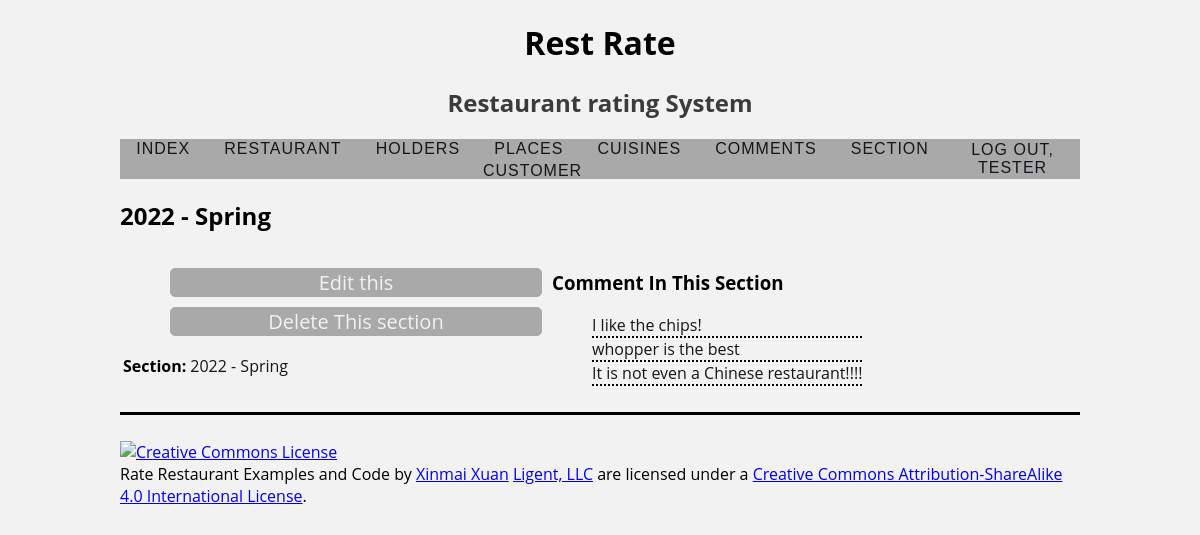
Page /section/1 (signed in) on the committed database.
### rateinfo/models.py (models this page shows, shortened)
class Section(models.Model):
    section_id = models.AutoField(primary_key=True)
    section_year_id = models.ForeignKey(Year, related_name='sections', on_delete=models.PROTECT)
    section_season_id = models.ForeignKey(Season, related_name='sections', on_delete=models.PROTECT)
    def __str__(self):
        return f'{self.section_year_id} - {self.section_season_id}'
    def get_update_url(self):
        return reverse('rateinfo_section_update_urlpattern',
                       kwargs={'pk': self.pk}
                       )
    def get_delete_url(self):
        return reverse('rateinfo_section_delete_urlpattern',
                       kwargs={'pk': self.pk}
                       )
    class Meta:
        ordering = ['section_year_id', 'section_season_id']

class Year(models.Model):
    year_id = models.AutoField(primary_key=True)
    year = models.CharField(unique=True, max_length=10)
    def __str__(self):
        return f'{self.year}'
    class Meta:
        ordering = ['year']

class Season(models.Model):
    season_id = models.AutoField(primary_key=True)
    season = models.CharField(unique=True, max_length=10)
    def __str__(self):
        return f'{self.season}'
    class Meta:
        ordering = ['season']

class Comment(models.Model):
    comment_id = models.AutoField(primary_key=True)
    comment_text = models.CharField(max_length=255)
    comment_level = models.IntegerField()
    comment_customer_id = models.ForeignKey(Customer, related_name='comments', on_delete=models.PROTECT)
    comment_restaurant_id = models.ForeignKey(Restaurant, related_name='comments', on_delete=models.PROTECT)
    comment_section_id = models.ForeignKey(Section, related_name='comments', on_delete=models.PROTECT)
    def get_absolute_url(self):
        return reverse('rateinfo_comment_detail_urlpattern',
                       kwargs={'pk': self.pk}
                       )
    class Meta:
        ordering = ['comment_id']

### rateinfo/views.py (the view)
class SectionDetail(LoginRequiredMixin, PermissionRequiredMixin, DetailView):
    model = Section
    permission_required = 'rateinfo.view_section'
    def get_context_data(self, **kwargs):
        context = super(DetailView, self).get_context_data(**kwargs)
        section = self.get_object()
        comment_list = section.comments.all()
        context['comment_list'] = comment_list
        return context

### rateinfo/templates/rateinfo/section_detail.html (shortened to what this page needs)
{% extends 'rateinfo/base.html' %}
{% load static %}
{% block head %}
    <link rel="stylesheet" type="text/css"
          href="{% static 'rateinfo/details.css' %}">
    {% endblock %}
{% block content %}
    <h2>{{ section }}</h2>
    <div class="detail-container">
    <div class="detail-info">
    <ul class="detail-edit">
    {% if perms.rateinfo.change_section %}
        <li>
            <a href = "{{ section.get_update_url }}">Edit this</a>
        </li>
        {% endif %}
    {% if perms.rateinfo.delete_section %}
        <li>
            <a href = "{{ section.get_delete_url }}">Delete This section</a>
        </li>
    {% endif %}
    </ul>
    <section>
        <table class="detail-table">
            <tr>
                <th>Section:</th>
                <td><a href="">{{ section }}</a></td>
            </tr>
        </table>
    </section>
</div>
<div class="detail-full">
    <section>
        <h3>Comment In This Section</h3>
        <ul>
            {% for comment in comment_list %}
            <div class="detail-full-list">
                <li>
                    <a href="{{ comment.get_absolute_url }}">{{ comment.comment_text }}</a>
                </li>
            </div>
            {% empty %}
                <li><em>There are currently no comment for this course.</em></li>
            {% endfor %}
        </ul>
    </section>
    </div>
    </div>
{% endblock %}

### rateinfo/templates/rateinfo/base.html (shortened to what this page needs)
{% load static %}
<!DOCTYPE html>
<html lang="en">
<head>
    <link rel="stylesheet" type="text/css"
          href="{% static 'rateinfo/style.css' %}">
    {% block head %}{% endblock %}
</head>
<body>
<div>
    <header>
        <h1>Rest Rate</h1>
        <h2>Restaurant rating System</h2>
    </header>
<div class="menu_row">
    <nav>
                <a href="{% url 'index_urlpattern' %}">
                    Index</a>
                <a href="{% url 'rateinfo_restaurant_list_urlpattern' %}">
                    Restaurant</a>
                <a href="{% url 'rateinfo_holder_list_urlpattern' %}">
                    Holders</a>
                <a href="{% url 'rateinfo_place_list_urlpattern' %}">
                    Places</a>
                <a href="{% url 'rateinfo_type_list_urlpattern' %}">
                    Cuisines</a>
                <a href="{% url 'rateinfo_comment_list_urlpattern' %}">
                    Comments</a>
                <a href="{% url 'rateinfo_section_list_urlpattern' %}">
                    Section</a>
            {% if perms.rateinfo.view_customer %}
                <a href="{% url 'rateinfo_customer_list_urlpattern' %}">
                    Customer</a>
            {% endif %}
    </nav>
    <div class="status_row">
        <div class="offset-by-eight four columns">
                {% if user.is_authenticated %}
                        <a href="{% url 'logout_urlpattern' %}">
                        Log Out, {{ user.get_username }}</a>
                {% endif %}
        </div>
    </div>
</div>
    <main>
        {% block content %}{% endblock %}
    </main>
</div>
<footer>
    <p>
        <a rel="license" href="http://creativecommons.org/licenses/by-sa/4.0/">
            <img alt="Creative Commons License" style="border-width:0"
                 src="https://i.creativecommons.org/l/by-sa/4.0/88x31.png"/>
        </a><br/><span xmlns:dct="http://purl.org/dc/terms/" property="dct:title">Rate Restaurant Examples and Code</span>
        by
        <a xmlns:cc="https://www.linkedin.com/in/xinmai-xuan-12a091183/" href="https://www.linkedin.com/in/xinmai-xuan-12a091183/" property="cc:attributionName"
           rel="cc:attributionURL">Xinmai Xuan</a>
        <a xmlns:cc="http://creativecommons.org/ns#" href="https://www.ligent.net" property="cc:attributionName"
           rel="cc:attributionURL">Ligent, LLC</a> are licensed under a
        <a rel="license" href="http://creativecommons.org/licenses/by-sa/4.0/">Creative Commons Attribution-ShareAlike
            4.0 International License</a>.
    </p>
</footer>
</body>
</html>

### static/rateinfo/style.css (style rules this page uses)
body { width: auto; margin-left: 10%; margin-right: 10%; background: #f2f2f2; font-family: 'Open Sans', sans-serif; }
body>div>header { text-align: center; }
body>div>header>h2 { color: rgba(31,31,31,0.87) }
nav { width: 100%; position: center; top:50px; text-align:center; }
nav>a { font-family: 'Oswald', sans-serif; font-weight:500; text-transform:uppercase; text-decoration:none; color:#16151b; margin:0 15px; font-size:16px; letter-spacing:1px; position:relative; display:inline-block; }
nav>a:before { content:''; position: absolute; width: 100%; height: 3px; background:#16151b; top:47%; animation:out 0.2s cubic-bezier(1, 0, 0.58, 0.97) 1 both; }
.menu_row { background-color: darkgrey; height: 40px; display: flex; align-items: center; justify-content: center; }
.status_row { float: right; position: relative; font-family: 'Oswald', sans-serif; font-weight: 500; text-transform: uppercase; text-decoration: none; color: #16151b; letter-spacing: 1px; display: inline-block; }
.offset-by-eight>a { color: #16151b; text-decoration: none; text-align: center; float: right; }
footer { border-top: solid; padding-top: 10px; margin-top: 10px; }

### static/rateinfo/details.css (style rules this page uses)
.detail-container { display: flex; }
.detail-info { vertical-align: top; position: relative; display: inline-block; width: 45%; }
.detail-edit li { list-style: none; width: auto; height: auto; border: 1px solid #A9A9A9; background: #A9A9A9; text-align: center; color: #fff; border-radius: 5px; cursor: pointer; font-size: 20px; margin: 10px; }
.detail-edit li a { text-decoration: none; color: #f2f2f2; }
.detail-table { text-align: left; }
.detail-full-list { border-bottom: black 2pt dotted; }
.detail-full-list li { list-style: none; }
.detail-full-list li a { text-decoration: none; color: #16151b; }
.detail-table tr td a { text-decoration: none; color: #16151b; }

### rows in the picture
Section: section_year_id+section_season_id "2022 - Spring"
Comment: comment_text "I like the chips!"
Comment: comment_text "whopper is the best"
Comment: comment_text "It is not even a Chinese restaurant!!!!"

### other values in the picture
{{ user.get_username }} "TESTER"
